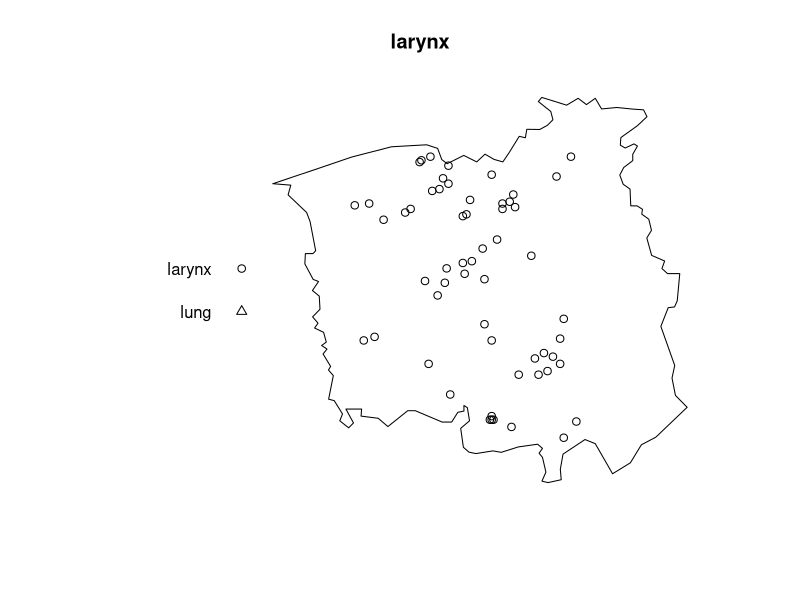
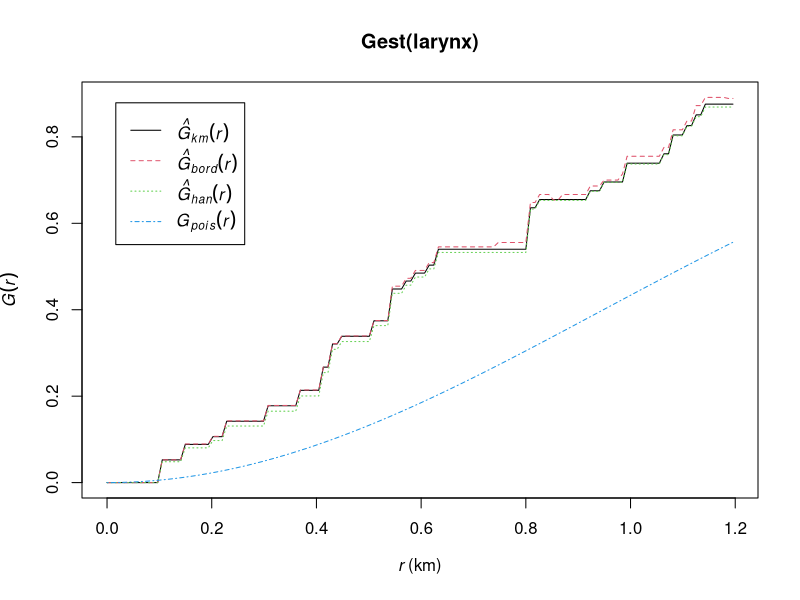
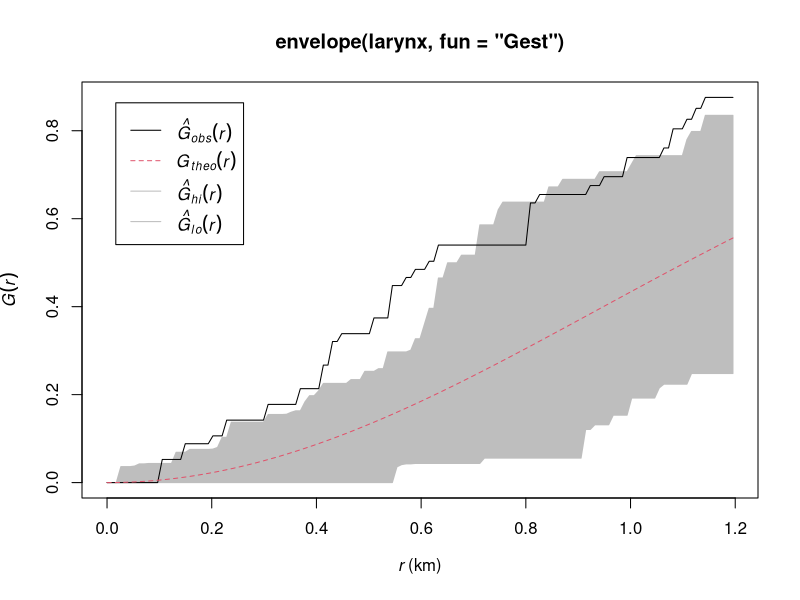
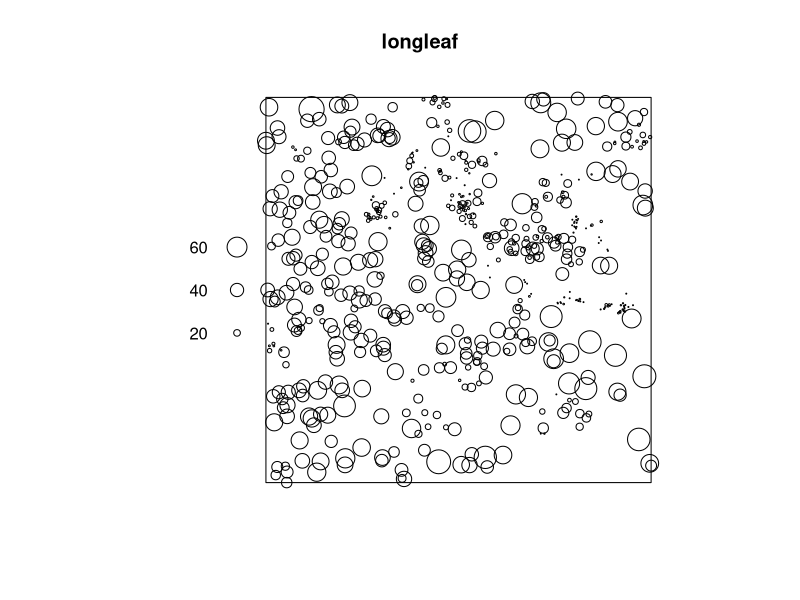
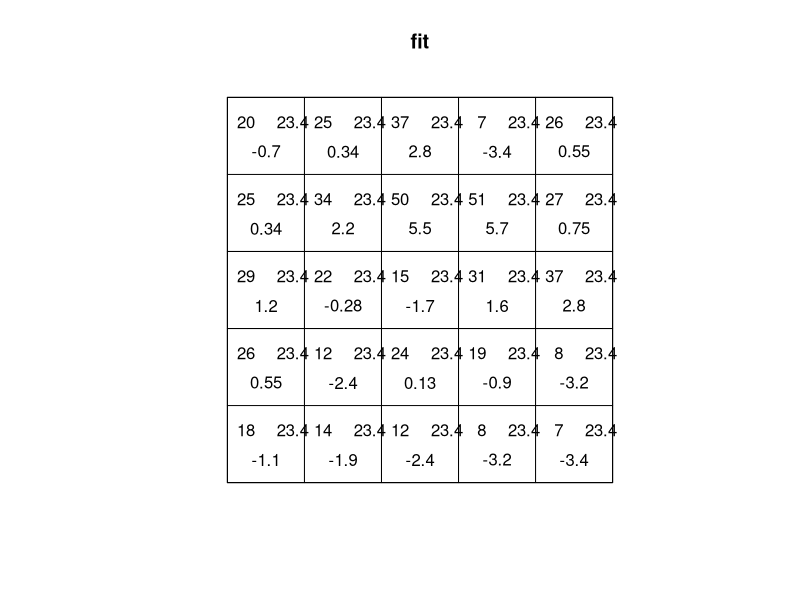

The R source for these figures, in order:
# Homework 8 R code
require(spatstat)
larynx<-chorley[chorley$marks=="larynx"]
larynx<-unique.ppp(larynx)
plot(larynx) # ignore the lung
# Problem 1
# You need the mean nearest neighbor
# distance in the obsrved data. 
hbar<-mean(nndist(larynx))
hbar
# You need the mean nubmer of observations
# per unit area and you can get that using 
# the intensity function
intensity(larynx)

plot(Gest(larynx))
plot(envelope(larynx,fun="Gest"))

# Problem 2 
plot(longleaf)
fit<-quadrat.test(longleaf,alternative="clustered")
fit
plot(fit)


# observed counts
long.obs<-c(34,33,17,7,3,6)
# expected counts for 0 to 4
long.exp<-100*dpois(0:4,1.43)
# expected count for >=5
long.exp<-c(long.exp,100-cumsum(long.exp)[5])
# so the expected counts are
long.exp
# I will leave the rest up to you.


# Old Problem 2 - Ignore for Homework 9
# get the mean distance
xy.incin<-c(354.5,413.6)
xy.coord<-cbind(larynx$x,larynx$y)
larynx.dist<-pairdist(rbind(xy.incin,xy.coord))
meandist<-mean(larynx.dist[1,-1])
store.vec<-rep(0,1000)
store.vec[1]<-meandist
for(i in 2:1000){
simdata<-rpoispp(0.1840363,win=Window(chorley[chorley$marks=="larynx"]))
xy.simcoord<-cbind(simdata$x,simdata$y)
simdata.dist<-pairdist(rbind(xy.incin,xy.simcoord))
store.vec[i]<-mean(simdata.dist[1,-1])
}
